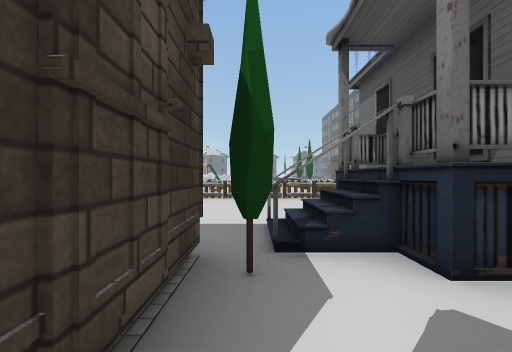
[1] (above)

24 first-person views from a walk through a 3-D level made in the Unity game engine. The camera is 1.4 m above the floor, looks level and sees 90° across. The floor is counted in squares, 2 m on a side. Each view is taken from the middle of a square. On the plan, view 1 faces up. The plan holds only what a view shows up to about 9 squares ahead; the rest is blank. The place goes on beyond the plan. The player is left out. Some animated figures are not drawn. Some surface patterns are stand-ins.

[2]
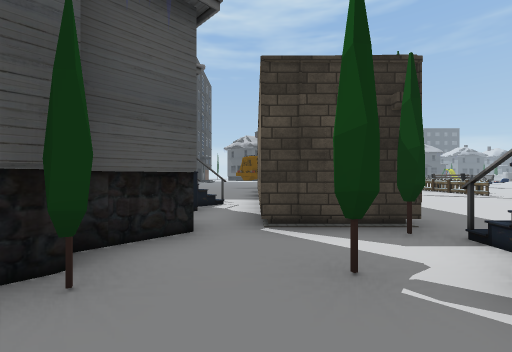

[3]
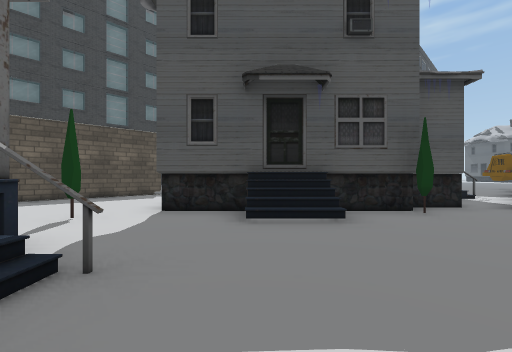

[4]
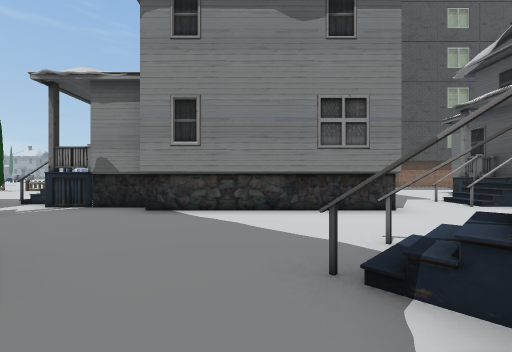

[5]
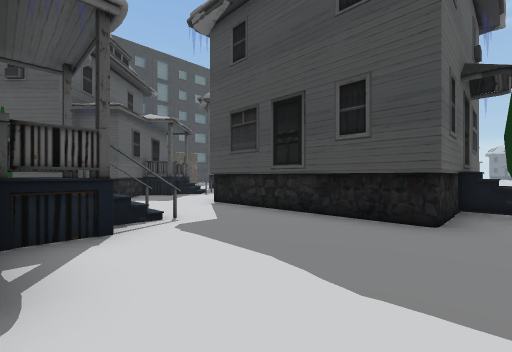

[6]
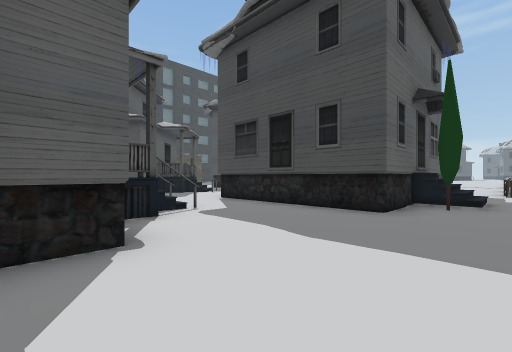

[7]
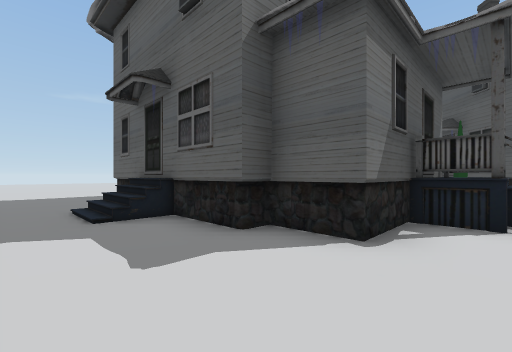

[8]
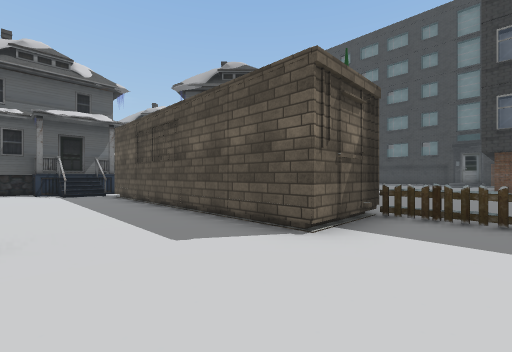

[9]
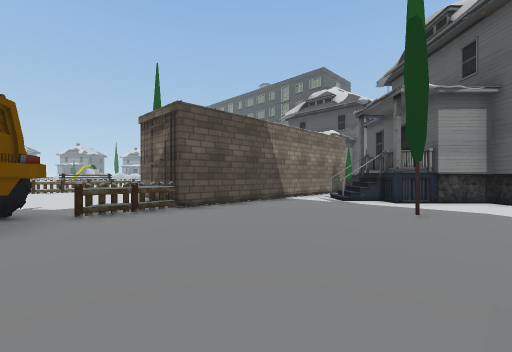

[10]
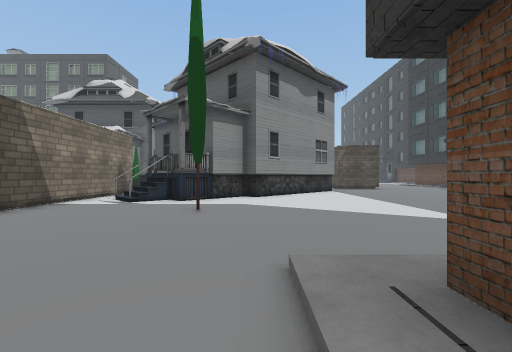

[11]
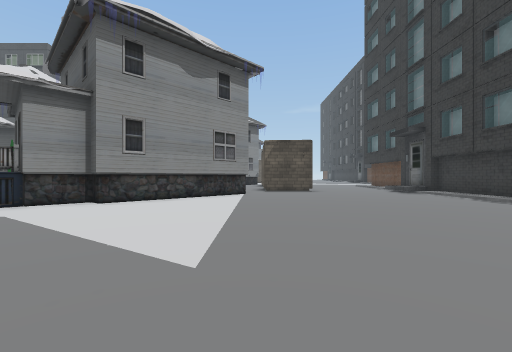

[12]
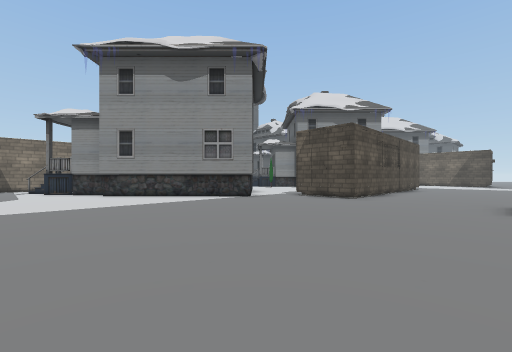

[13]
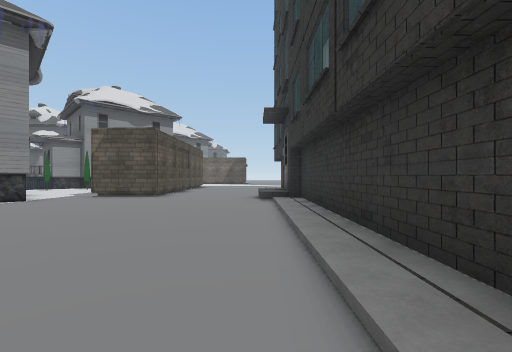

[14]
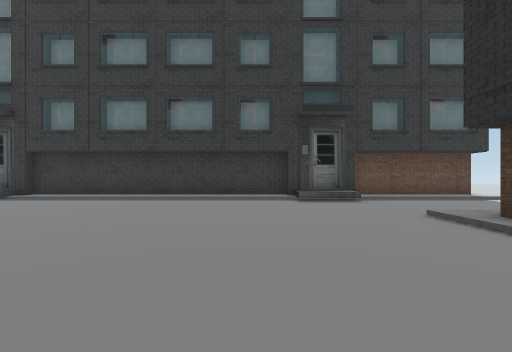

[15]
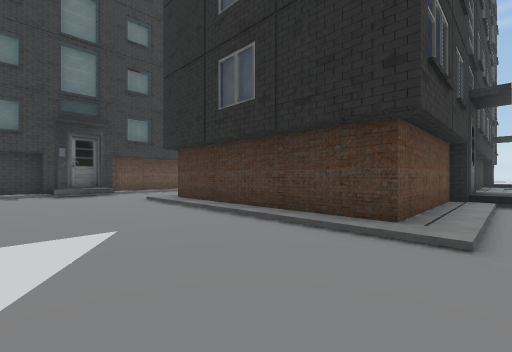

[16]
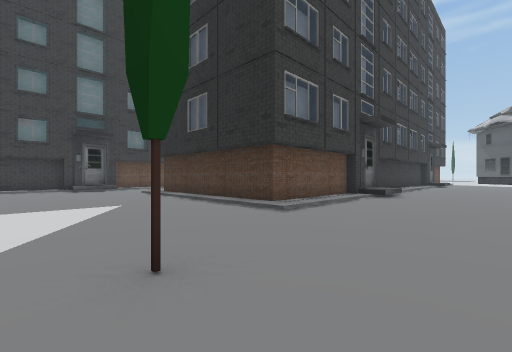

[17]
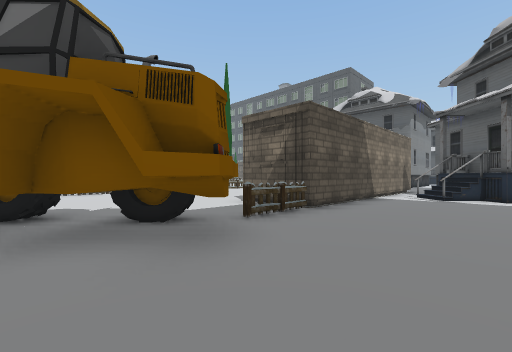

[18]
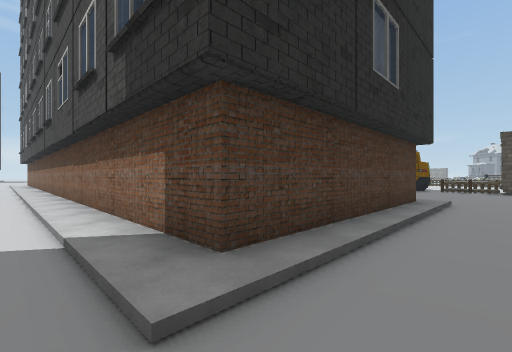

[19]
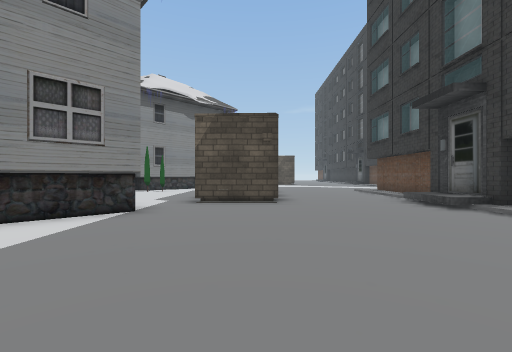

[20]
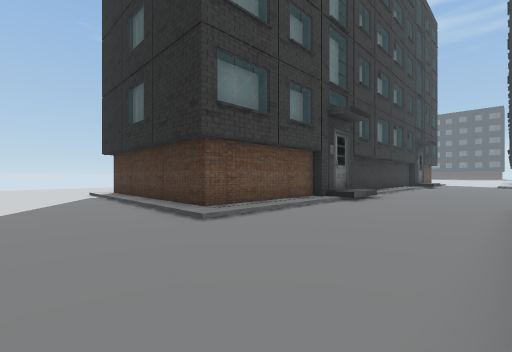

[21]
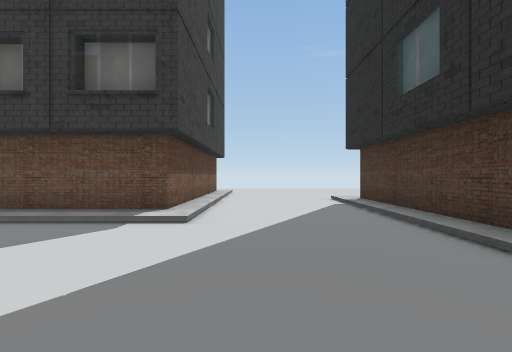

[22]
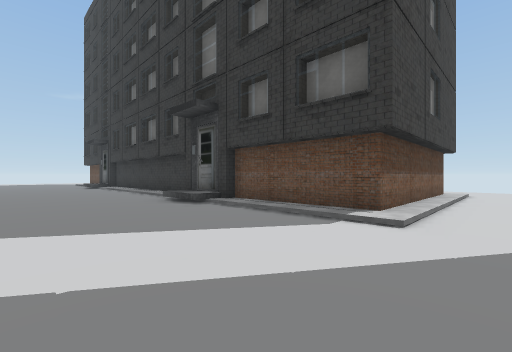

[23]
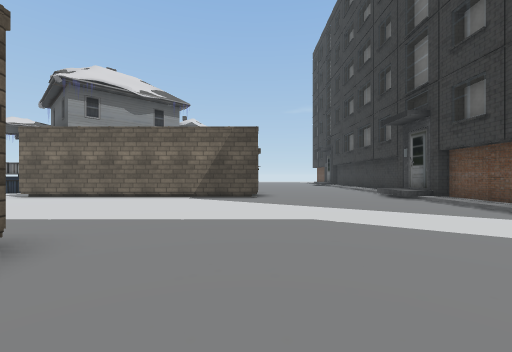

[24]
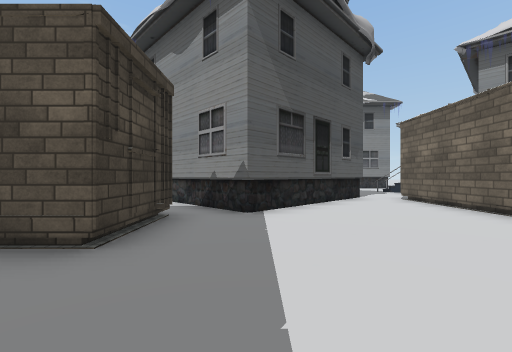

### Floor plan
Key: @ floor where view 1 was taken; # wall or solid block; . main floor; : floor 0.25 m higher than the main floor; + floor 0.5 m higher than the main floor; / step, stairs or slope; F fence; H house; T tree; O other object.
Columns run from 13 left of view 1 to 23 right of it. Each row starts with its distance up from view 1.
  8  O    OO.  FFFFFO....................
  7  ..    ...  ...     HT........//.....
  6  ...   .... ...  ##H#HH.....#HH#H....
  5  ...............      #...###
  4  ..............H      #...H
  3 O............#H       #.HH#
  2  #...########THH#     H.HH#
  1  #O..########.T..HHHHH...HH
  0 ###FF########@..........
 -1 .#........####T.........
 -2 .........########/..######
 -3 .........###   ##/..#    ##
 -4 .......T..##    ##..#
 -5 /////......##    #.T         ..
 -6 ####/.......##    ..       ##..
 -7    #/........##  ....  ## ##..#
 -8    #/.........# .....  .###...#
 -9    #/................  ..#....#
-10    #/...........#####  #......#
-11 ####/...........##    ##......#
-12 ::::/.........................#
-13 ..............................#
-14  .............................#
-15 ....///........//...................
-16 ::::###:::::::###::::...............
-17 ##### ######### #####..............
-18                     #.............
-19                     #.../////++//
-20                     #.../#######
-21                     #.../#
-22                     #.../#

Positions as (right, up) in squares from view 1, and headings:
1: (0, 0), facing up
2: (3, 0), facing left
3: (7, 0), facing down-left
4: (6, -4), facing up
5: (13, 7), facing down-left
6: (14, 8), facing down-left
7: (12, 8), facing down-right
8: (-10, 5), facing down-right
9: (-11, -5), facing up-right
10: (-11, -5), facing right
11: (-9, -9), facing right
12: (-5, -15), facing up-right
13: (-6, -15), facing right
14: (-6, -8), facing down
15: (-6, -5), facing down-left
16: (-5, -2), facing down-left
17: (-13, -3), facing up-right
18: (-8, -13), facing up-left
19: (-4, -11), facing right
20: (10, -12), facing down-left
21: (10, -15), facing down
22: (10, -15), facing down-right
23: (8, -14), facing right
24: (12, -14), facing up
